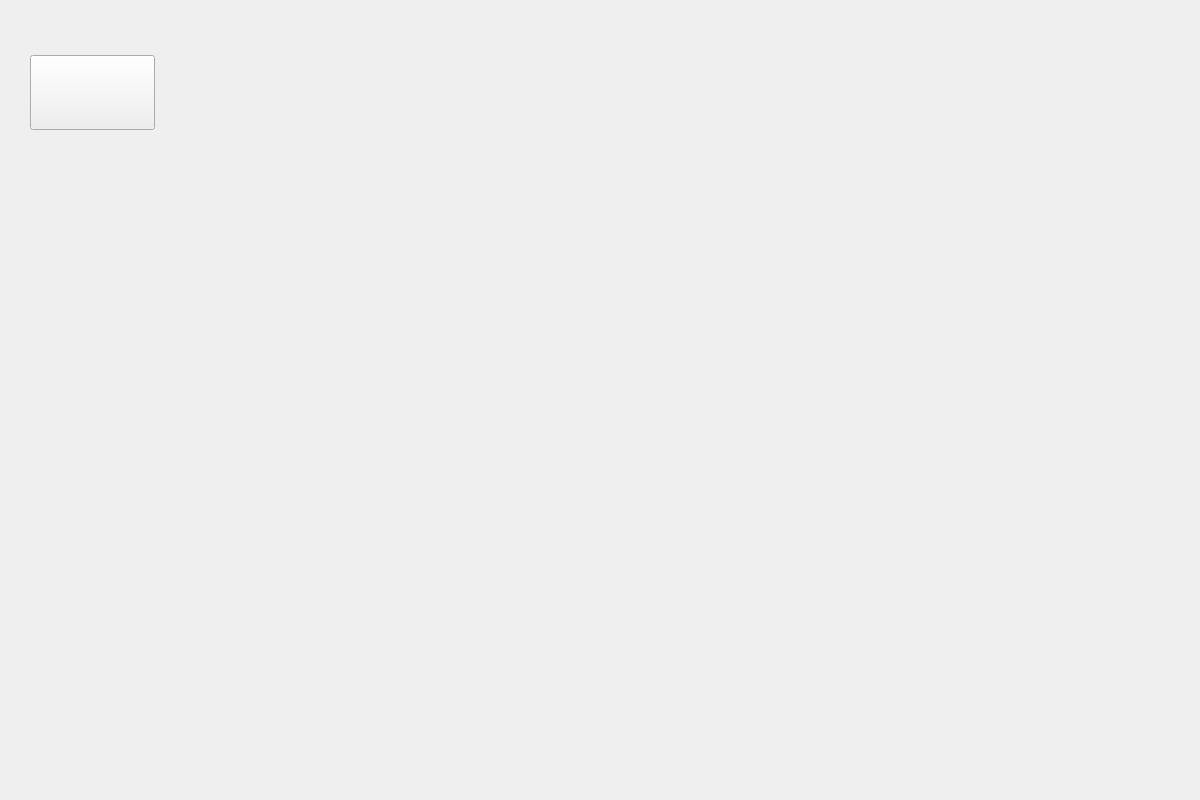
<?xml version="1.0" encoding="UTF-8"?>
<ui version="4.0">
 <class>Info</class>
 <widget class="QWidget" name="Info">
  <property name="geometry">
   <rect>
    <x>0</x>
    <y>0</y>
    <width>1200</width>
    <height>800</height>
   </rect>
  </property>
  <property name="windowTitle">
   <string>Info</string>
  </property>
  <property name="windowIcon">
   <iconset resource="imgresources.qrc">
    <normaloff>:/img/icon.png</normaloff>:/img/icon.png</iconset>
  </property>
  <property name="styleSheet">
   <string notr="true"/>
  </property>
  <widget class="QPushButton" name="pushButton">
   <property name="geometry">
    <rect>
     <x>30</x>
     <y>55</y>
     <width>125</width>
     <height>75</height>
    </rect>
   </property>
   <property name="styleSheet">
    <string notr="true">background-color: transparent;
border-image: url(:/img/buttons/back_button.png);
background: none;
background-repeat: none;</string>
   </property>
   <property name="text">
    <string/>
   </property>
  </widget>
  <widget class="QLabel" name="label">
   <property name="geometry">
    <rect>
     <x>0</x>
     <y>0</y>
     <width>1200</width>
     <height>800</height>
    </rect>
   </property>
   <property name="styleSheet">
    <string notr="true">background-image: url(:/img/backgrounds/5.jpg);</string>
   </property>
   <property name="text">
    <string/>
   </property>
  </widget>
  <zorder>label</zorder>
  <zorder>pushButton</zorder>
 </widget>
 <resources>
  <include location="imgresources.qrc"/>
 </resources>
 <connections/>
</ui>
